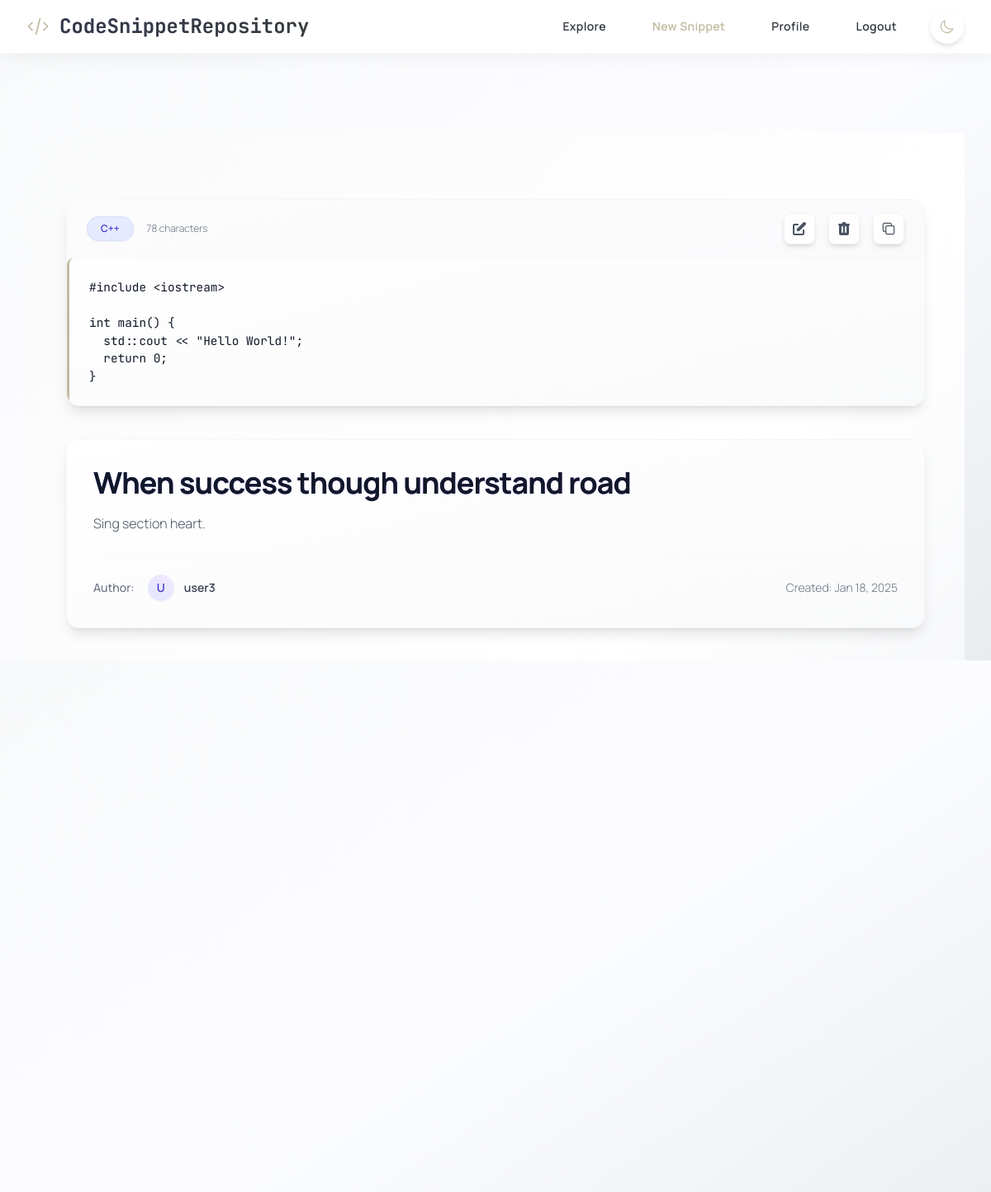
Screenshot of /snippet/12 (signed in) with the database file from the repository.
### tables this page shows
CREATE TABLE snippets (
                id INTEGER PRIMARY KEY AUTOINCREMENT,
                user_id INTEGER NOT NULL,
                title TEXT NOT NULL,
                code TEXT NOT NULL,
                language TEXT NOT NULL,
                description TEXT,
                is_private INTEGER DEFAULT 0,
                views INTEGER DEFAULT 0,
                created_at TIMESTAMP DEFAULT CURRENT_TIMESTAMP,
                updated_at TIMESTAMP DEFAULT CURRENT_TIMESTAMP,
                FOREIGN KEY (user_id) REFERENCES users(id) ON DELETE CASCADE
            );

CREATE TABLE users (
                id INTEGER PRIMARY KEY AUTOINCREMENT,
                username TEXT UNIQUE NOT NULL,
                email TEXT UNIQUE NOT NULL,
                password TEXT NOT NULL,
                profile_picture TEXT,
                bio TEXT,
                age INTEGER,
                dob TEXT,
                profession TEXT,
                profile_setup INTEGER DEFAULT 0,
                created_at TIMESTAMP DEFAULT CURRENT_TIMESTAMP,
                join_date TIMESTAMP DEFAULT CURRENT_TIMESTAMP,
                full_name TEXT,
                status TEXT,
                experience REAL,
                education TEXT,
                skills TEXT,
                country TEXT,
                website TEXT
            );

### app.py (the view, shortened to what this page needs)
@app.route('/snippet/<int:id>')
def view_snippet(id):
    user_id = get_current_user_id()
    if not user_id:
        flash('Please login first.', 'error')
        return redirect(url_for('login'))
    conn = get_db()
    try:
        snippet = conn.execute('''
            SELECT s.*, u.username AS owner_username
            FROM snippets s
            JOIN users u ON s.user_id = u.id
            WHERE s.id = ? AND (s.user_id = ? OR s.is_private = 0)
        ''', (id, user_id)).fetchone()
        if snippet is None:
            flash('Snippet not found or you do not have permission to view it.', 'error')
            return redirect(url_for('profile')) # Or explore?
        snippet_data = dict(snippet)
        snippet_data['created_at'] = parse_db_date(snippet_data.get('created_at'))
        snippet_data['updated_at'] = parse_db_date(snippet_data.get('updated_at'))
        return render_template('view_snippet.html', snippet=snippet_data) # Pass dict
    except sqlite3.Error as e:
        conn.rollback() # Rollback view count if it was attempted before error
        app.logger.error(f"DB Error viewing snippet {id} for user {user_id}: {e}")
        flash('Error loading snippet.', 'error')
        return redirect(url_for('profile'))

### app.py (called while the page is built)
def parse_db_date(date_str):
    if not date_str:
        return None
    try:
        return datetime.strptime(date_str, '%Y-%m-%d %H:%M:%S')
    except (ValueError, TypeError) as e:
        try:
            app.logger.warning(f"Could not parse date string '{date_str}': {e}")
        except RuntimeError: # Handle cases outside app context if necessary
            print(f"Warning: Could not parse date string '{date_str}': {e}")
        return None # Return None if parsing fails

def get_db():
    db = getattr(g, '_database', None)
    if db is None:
        db_path = os.path.join(app.root_path, DATABASE) # Construct path safely
        try:
             db = g._database = sqlite3.connect(db_path)
             db.row_factory = sqlite3.Row # Use Row factory
        except sqlite3.Error as e:
            app.logger.error(f"Database connection error: {e}") # Use app logger
            raise # Reraise the error
    return db

@app.teardown_appcontext
def close_connection(exception):
    db = getattr(g, '_database', None)
    if db is not None:
        try:
            db.close()
        except sqlite3.Error as e:
             app.logger.error(f"Error closing database connection: {e}") # Use app logger

def get_current_user_id():
    return session.get('user_id')

### templates/view_snippet.html (shortened to what this page needs)
{% extends "base.html" %}
{% block content %}
<div class="min-h-screen bg-gradient-to-br from-gray-50 via-white to-indigo-50/20 dark:from-gray-900 dark:via-gray-950 dark:to-indigo-900/30 text-gray-900 dark:text-gray-100 font-['Manrope',_sans-serif] antialiased py-16 sm:py-20 relative isolate overflow-hidden">
    <div class="absolute inset-0 -z-10 bg-[radial-gradient(ellipse_at_center,_rgba(255,255,255,0.15)_0%,_rgba(0,0,0,0)_70%)] dark:bg-[radial-gradient(ellipse_at_center,_rgba(79,70,229,0.1)_0%,_rgba(0,0,0,0)_70%)] page-texture" aria-hidden="true"></div>
    <div class="max-w-6xl mx-auto px-4 sm:px-6 lg:px-12 xl:px-16">
        <div class="bg-gradient-to-br from-white to-gray-50 dark:from-gray-900 dark:to-indigo-950/30 rounded-2xl shadow-lg border border-gray-200/30 dark:border-indigo-900/30 overflow-hidden mb-10 backdrop-blur-sm">
            <div class="flex flex-wrap justify-between items-center gap-4 px-6 py-4 border-b border-gray-200/20 dark:border-indigo-900/30 bg-gray-50/50 dark:bg-indigo-950/20">
                <div class="flex items-center gap-4">
                    <span class="snippet-language inline-flex items-center px-4 py-1.5 rounded-full text-xs font-semibold bg-indigo-100/80 dark:bg-indigo-900/80 text-indigo-700 dark:text-indigo-300 border border-indigo-200/50 dark:border-indigo-800/50 shadow-sm">
                        {{ snippet['language'] | default('?') }}
                    </span>
                    <span class="text-xs text-gray-500 dark:text-gray-400 font-light hidden sm:inline">
                        {{ snippet['code'] | length if snippet['code'] else 0 }} characters
                    </span>
                </div>
                <div class="flex items-center space-x-4">
                    {% if session['user_id'] == snippet['user_id'] %}
                        <a href="{{ url_for('edit_snippet', id=snippet['id']) }}" title="Edit Snippet" class="group inline-flex items-center p-2 text-gray-600 dark:text-gray-400 bg-white/80 dark:bg-gray-900/80 hover:bg-indigo-100 dark:hover:bg-indigo-900 border border-gray-200/50 dark:border-indigo-900/50 rounded-lg shadow-md hover:shadow-lg transition-all duration-300 ease-out transform hover:scale-105">
                        </a>
                        <form action="{{ url_for('delete_snippet', id=snippet['id']) }}" method="POST" class="inline" onsubmit="return confirm('Are you sure you want to delete this snippet permanently?');">
                            <button type="submit" title="Delete Snippet" class="group inline-flex items-center p-2 text-gray-600 dark:text-gray-400 bg-white/80 dark:bg-gray-900/80 hover:bg-red-100 dark:hover:bg-red-900/50 border border-gray-200/50 dark:border-indigo-900/50 rounded-lg shadow-md hover:shadow-lg transition-all duration-300 ease-out transform hover:scale-105">
                            </button>
                        </form>
                    {% endif %}
                    <button type="button" id="copy-button" title="Copy Code" class="group inline-flex items-center p-2 text-gray-600 dark:text-gray-400 bg-white/80 dark:bg-gray-900/80 hover:bg-indigo-100 dark:hover:bg-indigo-900 border border-gray-200/50 dark:border-indigo-900/50 rounded-lg shadow-md hover:shadow-lg transition-all duration-300 ease-out transform hover:scale-105">
                    </button>
                </div>
            </div>
            <div class="code-block-wrapper overflow-x-auto scrollbar-thin">
                <pre class="line-numbers !m-0 !p-6 bg-transparent"><code id="codeBlock" class="language-{{ snippet['language'] | default('plain') }}">{{ snippet['code'] }}</code></pre>
            </div>
        </div>
        <section aria-labelledby="snippet-details-heading" class="bg-gradient-to-br from-white to-gray-50 dark:from-gray-900 dark:to-indigo-950/30 p-8 rounded-2xl shadow-lg border border-gray-200/30 dark:border-indigo-900/30 backdrop-blur-sm">
            <h1 id="snippet-details-heading" class="text-3xl sm:text-4xl font-bold text-gray-900 dark:text-white mb-4 bg-clip-text bg-gradient-to-r from-indigo-600 to-purple-600 dark:from-indigo-400 dark:to-purple-400 tracking-tight">
                {{ snippet['title'] | default('Snippet') }}
            </h1>
            {% if snippet['description'] %}
                <div class="text-gray-600 dark:text-gray-300 text-base font-light leading-relaxed mb-6 prose prose-indigo dark:prose-invert max-w-none">
                    {{ snippet['description'] | safe }}
                </div>
            {% endif %}
            <div class="flex flex-col sm:flex-row justify-between items-start sm:items-center gap-4 text-sm border-t border-gray-200/20 dark:border-indigo-900/30 pt-6">
                <div class="flex items-center space-x-4">
                    <span class="text-gray-500 dark:text-gray-400 font-medium">Author:</span>
                    <a href="{{ url_for('profile', username=snippet['owner_username']) }}" class="inline-flex items-center gap-3 group">
                        <span class="h-8 w-8 rounded-full bg-gradient-to-tr from-indigo-100 to-purple-100 dark:from-indigo-800 dark:to-purple-800 text-indigo-700 dark:text-indigo-300 text-sm font-semibold flex items-center justify-center group-hover:ring-2 group-hover:ring-indigo-400 transition-all duration-200 shadow-sm">
                            {{ snippet['owner_username'][0]|upper if snippet['owner_username'] else '?' }}
                        </span>
                        <span class="font-semibold text-gray-700 dark:text-gray-200 group-hover:text-indigo-600 dark:group-hover:text-indigo-400 transition-colors">
                            {{ snippet['owner_username'] | default('Unknown') }}
                        </span>
                    </a>
                </div>
                <span class="text-gray-500 dark:text-gray-400 font-light flex-shrink-0">
                    Created: {{ snippet['created_at'].strftime('%b %d, %Y') if snippet['created_at'] else 'Unknown Date' }}
                </span>
            </div>
        </section>
        <nav class="mt-12 flex justify-between items-center">
            <a href="{{ url_for('explore') }}" class="inline-flex items-center text-sm font-semibold text-gray-600 dark:text-gray-400 hover:text-indigo-600 dark:hover:text-indigo-400 transition-colors group">
                <svg xmlns="http://www.w3.org/2000/svg" class="h-5 w-5 mr-2 group-hover:-translate-x-1 transition-transform duration-200" fill="none" viewBox="0 0 24 24" stroke-width="1.5" stroke="currentColor"><path stroke-linecap="round" stroke-linejoin="round" d="M15.75 19.5L8.25 12l7.5-7.5" /></svg>
            </a>
            {% if 'user_id' in session %}
                <button type="button" id="share-button" aria-label="Share snippet" class="inline-flex items-center text-sm font-semibold text-gray-600 dark:text-gray-400 hover:text-indigo-600 dark:hover:text-indigo-400 transition-colors group">
                    <span class="button-text">Share</span>
                </button>
            {% endif %}
        </nav>
    </div>
</div>
{% endblock %}

### templates/base.html (style rules this page uses)
html, body { height: 100%; margin: 0; padding: 0; overflow-y: auto; }
pre { background-color: #FFFFFF/90; border-left: 3px solid #C1BAA1; border-radius: 0.5rem; padding: 1.25rem; margin: 1rem 0; font-family: 'JetBrains Mono', monospace; font-size: 0.9rem; transition: all 0.3s ease-out; }

### rows the page displays
snippets: language "C++", code "#include <iostream> int main() { std::cout << \"Hello World!\"; return 0; }", title "When success though understand road", description "Sing section heart.", created_at "Jan 18, 2025"
users: username "U", owner_username "user3"

### other values shown
{{ snippet['code'] | length if snippet['code'] else 0 }} "78"
